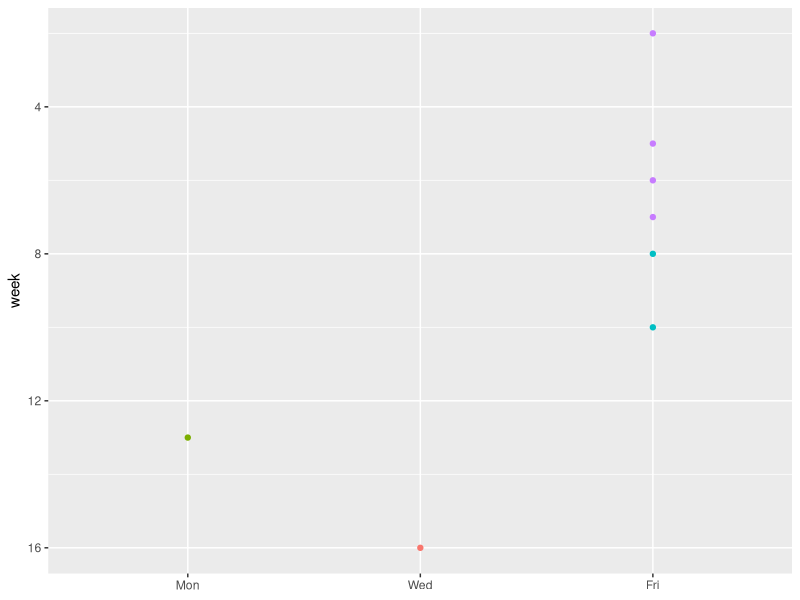

Write the R code that produced this figure.
## ---- chunk 1
#| label: fig-deadlines
#| fig-cap: "Visualization of assignment deadlines in PSYCH 490.007 Fall 2026 by week of the semester, day of the week, and month."
#| echo: false
library(ggplot2)
library(dplyr)

deadlines <- readr::read_csv("include/csv/assignments.csv", show_col_types = FALSE)

deadlines |>
    mutate(day = ordered(day, levels = 1:3, labels = c("Mon", "Wed", "Fri"))) |>
    ggplot() +
    geom_point(aes(x = day, y = week, color = month)) +
    scale_y_reverse() +
    theme(axis.title.x.bottom = element_blank()) +
    theme(legend.position = "none")
